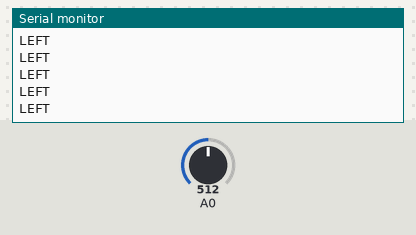
A sketch run on a simulated Arduino Uno, built with avr-gcc and run on an emulated ATmega328P. Parts: the last lines printed to the serial monitor. The test bench sets the inputs (shaded band); at power-on: A0 = 512.

Above: at 3.1 s.
3.2 s: A0 set to 789
At 3.7 s:
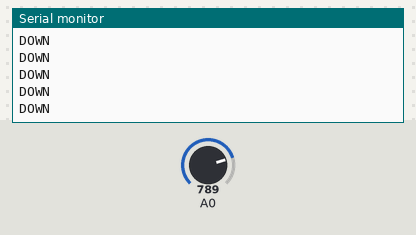
4.7 s: A0 set to 815
At 5.2 s:
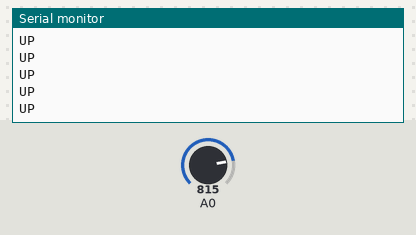
6.6 s: A0 set to 892
8.1 s: A0 set to 908
At 8.6 s:
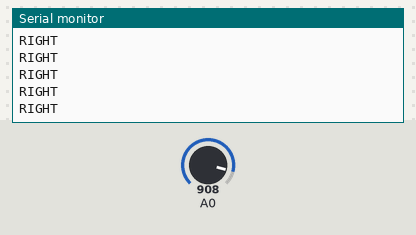
10.0 s: A0 set to 418
13.0 s: A0 set to 391
At 13.8 s:
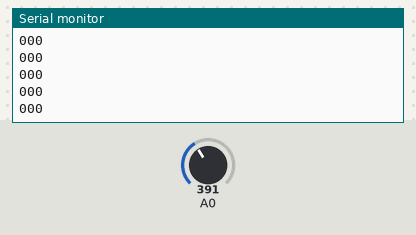

Measured:
- the behaviour switches between 800 and 801 on A0 (found by bisection; images 1 and 2)
- the behaviour switches between 900 and 901 on A0 (found by bisection; images 2 and 3)
- the behaviour switches between 401 and 400 on A0 (found by bisection; images 3 and 4)
- after the input at 3.2 s, the serial monitor: prints a new line after 0.07 s (image 1)
- after the input at 4.7 s, the serial monitor: prints a new line after 0.07 s (image 2)
- after the input at 8.1 s, the serial monitor: prints a new line after 0.07 s (image 3)
- after the input at 13.0 s, the serial monitor: prints a new line after 0.07 s (image 4)

The sketch:

Serial_keypad.ino
```cpp
/*********************************
TWO PHASE MOTOR

  The circuit:
    serial_keypad

  By Author: SIBIN KS

**********************************/
#include <LiquidCrystal.h>


int RIGHT_KEY;
int LEFT_KEY;
int UP_KEY;
int DOWN_KEY;
int SELECT_KEY;


void setup(){

  Serial.begin(9600);


}

void loop(){

  keypad();
  lcdkeypad();


}
```

LCD_on_keypad.ino
```cpp
/*********************************
TWO PHASE MOTOR

  The circuit:
    srl.print

  By Author: SIBIN KS

**********************************/

void lcdkeypad()
{
if (RIGHT_KEY==HIGH) {

   Serial.println("RIGHT");

  }
  else if (UP_KEY==HIGH) {

   Serial.println("UP");

  }
  else if (DOWN_KEY==HIGH){

   Serial.println("DOWN");

  }
  else if (LEFT_KEY==HIGH){

   Serial.println("LEFT");

  }
  else if (SELECT_KEY==HIGH){

   Serial.println("SELECT");

  }
  else
  {

Serial.println("000");
  }
}
```

keypad.ino
```cpp
/*********************************
TWO PHASE MOTOR

  The circuit:
KEYPAD
  By Author: SIBIN KS

**********************************/


int keypad()
{
     int x;
 x = analogRead(0);
 if (x > 900) {
  RIGHT_KEY=HIGH;
 }
 else if (x > 800) {
   UP_KEY=HIGH;
 }
 else if (x > 600){
   DOWN_KEY=HIGH;
 }
 else if (x > 480){
   LEFT_KEY=HIGH;
 }
 else if (x >400){
   SELECT_KEY=HIGH;
 }
 else
 {
     RIGHT_KEY=LOW;
     LEFT_KEY=LOW;
     UP_KEY=LOW;
     DOWN_KEY=LOW;
     SELECT_KEY=LOW;
 }
}
```
